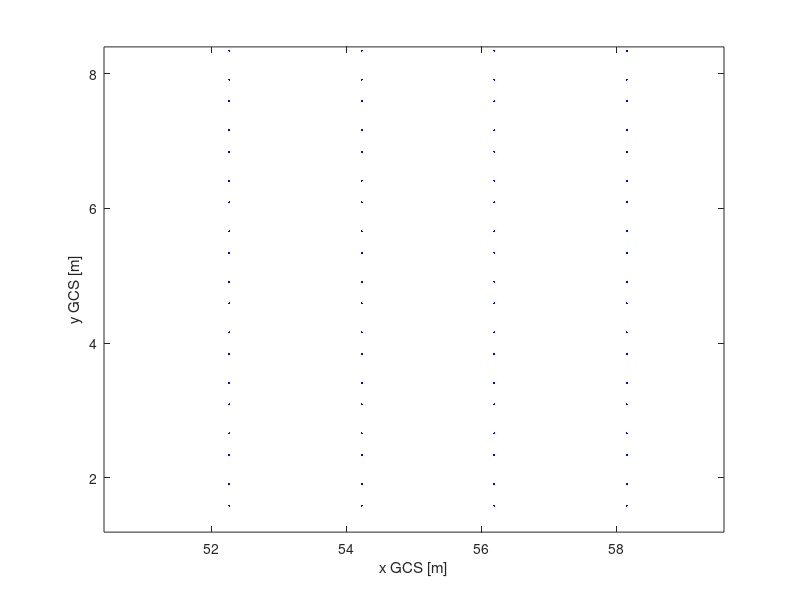

Recreate this plot in MATLAB. (Note: this script raises an error after producing the figure.)
function P=xrail_2_P(track,xrail,AL,va)

% Construct the equivalent load vectors for given axle loads at given 
% locations and for given train speeds, taking into account both
% gravitational and centripetal forces. Multiple time steps can be
% considered. The forces corresponding to the different axles for a given
% time step are combined in a single load vector (column of P).
%
% The load distribution is described in the following reference:
%
% [1] K. Maes and G. Lombaert. Validation of virtual sensing for the recon-
%     struction of stresses in a railway bridge using field data of the  
%     KW51 bridge. Mechanical Systems and Signal Processing, 190(110142):
%     1-16, 2023. https://doi.org/10.1016/j.ymssp.2023.110142.
%
% October 2025 
%
% # AUTHORS
% Kristof Maes, Menno van de Velde and Geert Lombaert
% KU Leuven, Department of Civil Engineering, Structural Mechanics Section
%
% # UNITS 
% [kg, m, s]
%
% # INPUTS
% track     Track number, 'A' or 'B' (see overview.pdf)
%           <1 x 1> char
% xrail     Axle locations (curvilinear measurement) with respect to the
%           onset of the bridge at x=0.
%           <N x Na> double, with N the number of time steps and Na the
%           number of axles.
% AL        Axle load vector (axle loads in Newton)
%           <1 x Na> double
% va        Train speed 
%           <N x 1> double
%
% # OUTPUTS
% P         Load vectors (columns of P) for all time steps (rows of P)
%           <Ndof x N> double

%% DEFAULT INPUT ARGUMENTS

if nargin==0
    track='B';
    xrail=(-2:118).';
    AL=1;
    va=ones(size(xrail));
    % Illustrate force distribution
    force_distr;
end

%% ROBUSTNESS CHECKS

% Track: must be 'A' or 'B' 
if ~ismember(track, {'A','B'})
    error('Invalid track ''%s''. Must be ''A'' or ''B''.', track);
end

% xrail
if ~isnumeric(xrail) || ~ismatrix(xrail)
    error('xrail must be a real numeric 2-D array of size N×Na.');
end
if any(~isfinite(xrail(:)))
    error('xrail contains NaN or Inf.');
end
[N, Na] = size(xrail);

% AL
if ~isnumeric(AL) || ~isreal(AL)
    error('AL must be a real numeric vector (forces in N).');
end
if numel(AL) ~= Na
    error('AL must have Na elements (got %d, expected %d).', numel(AL), Na);
end

% va
if ~isnumeric(va) || ~isreal(va)
    error('va must be a real numeric vector (m/s).');
end
if numel(va) ~= N
    error('va must have N elements (got %d, expected %d).', numel(va), N);
end

% ## Convert curvilinear axle location to xP and yP in the global coordi-
% nate system (GCS) of the model (see overview.pdf).
[xP,yP]=xrail_2_xPyP(track,xrail);

% ## Compose the load vector, in accordance to the load distribution 
% described in [1]. 

P=[]; % Initialize
% Curve radius of the tracks
if strcmp(track,'B'), Rad=1121;
elseif strcmp(track,'A'),  Rad=1125;
end
% Distance between the center of the ballast to the mass COG of the train.
H=2.5;  
% Compose the load vector
for indx=1:size(xrail,1)    % Loop over all time steps
    for inda=1:length(AL)   % Loop over all axles
        % Vertical load along z (gravitational force)
        Pz=-AL(inda)*force_distr(xP(indx,inda),yP(indx,inda),0.03,0);
        % Lateral load along y (centripetal force)
        Py=+AL(inda)/9.81*va(indx)^2/Rad*...
            force_distr(xP(indx,inda),yP(indx,inda),0.02,0);
        % Moment around x (centripetal force)
        Mx=-AL(inda)/9.81*va(indx)^2/Rad*H*...
            force_distr(xP(indx,inda),yP(indx,inda),0.06,0);
        % Combine the three contributions
        if inda==1
            Pc=Pz+Py+Mx;
        else
            Pc=Pc+Pz+Py+Mx;
        end
    end
    P=[P,Pc];
    clear Pc
end

end

%% AUXILIARY FUNCTIONS

% ## ====================================================================##
function [xP,yP]=xrail_2_xPyP(track,xrail)

% Convert curvilinear axle location to xP and yP in the global coordinate
% system (GCS) of the model (see overview.pdf).
%
% October 2025 
%
% # AUTHORS
% Kristof Maes, Menno van de Velde and Geert Lombaert
% KU Leuven, Department of Civil Engineering, Structural Mechanics Section
%
% # UNITS 
% [kg, m, s]
%
% # INPUTS
% track     Track number, 'A' or 'B'
%           <1 x 1> char
% xrail     Axle locations (curvilinear measurement) with respect to the
%           onset of the bridge at x=0.
%           <N x Na> double, with N the number of time steps and Na the
%           number of axles.
%
% # OUTPUTS
% xP        Axle location along x in GCS
%           <N x Na> double
% yP        Axle location along y in GCS
%           <N x Na> double
%
% # NOTES
%
% - This function can be applied for multiple (Na) axle locations under the 
%   condition that they are on the same track.

% Curve fit center line of track B, based on blueprints
xBr=[0,58.158,115.658];
yBr=3.24+[0,1.56,0];
PB=polyfit(xBr,yBr,2);
% Curve fit center line of track A, based on blueprints
xAr=xBr; yAr=7.24+[0,1.57,0];
PA=polyfit(xAr,yAr,2);

xP=xrail; % Curvature of the rail is disregarded
if strcmp(track,'B')
    yP=polyval(PB,xP);
elseif strcmp(track,'A')
    yP=polyval(PA,xP);
end

end

% ## ====================================================================##
function P=force_distr(xP,yP,excdir,illustr)

% Construct the equivalent load vector for a unit load applied at location
% (xP,yP) in the global coordinate system (GCS) of the model (see 
% overview.pdf).
%
% October 2025 
%
% # AUTHORS
% Kristof Maes, Menno van de Velde and Geert Lombaert
% KU Leuven, Department of Civil Engineering, Structural Mechanics Section
%
% # UNITS 
% [kg, m, s]
%
% # INPUTS
% xP        Axle location along x in GCS
%           <1 x 1> double
% yP        Axle location along y in GCS
%           <1 x 1> double
% excdir    Excitation direction in Stabil convention
%           0.01 = point load along x in GCS
%           0.02 = point load along y in GCS
%           0.03 = point load along z in GCS
%           0.04 = bending moment around x in GCS
%           0.05 = bending moment around y in GCS
%           0.06 = bending moment around z in GCS
%           <1 x 1> double
% illustr   Load distribution plot indicator.
%           <1 x 1> double, 0 or 1
%           1 - plot illustration of the load distribution.
%           0 - do not plot illustration.
%
% # OUTPUTS
% P         Load vector
%           <Ndof x 1> double, with Ndof the number of degrees of freedom
%           in the model.
%
% # NOTES
%
% - This function can only be applied for a single force location (xP,yP).
% 
% - To obtain the illustration in force_distribution.pdf, run this function
%   without input arguments.

% Default input arguments
if nargin==0
    xP=55; yP=5.8;
    excdir=0.03;
    illustr=1;
end

% Influence zone of a load along the x-direction (longitudinal).
% Assumption: Load is taken by 7 sleepers at an intermediate distance of 
% 0.6 m: - - - + - - - => 0.6*6/2 m 
% + distribution in the ballast under an angle of 45 degrees => + 0.6 m
infl_x=0.6*4; 

% Influence zone of a load along the y-direction (lateral).
% Distance between two rails = 1.435 m => 1.435/2 m
% + distribution at 45 degrees => + 0.6 m
infl_y=1.435/2+0.6;

% Compute or load the areas assigned to each node of the ballast layer.
if ~isfile('plate_areas.mat')
    plate_areas; % Compute plate areas and store them in plate_areas.mat
end

% Load plate_areas.mat
load('plate_areas.mat','NodesSel','yL','yR','xT','xB','Nodes','DOF')

if illustr==1

    % Curve fit center line of track B, based on blueprints
    xBr=[0,58.158,115.658];
    yBr=3.24+[0,1.56,0];
    PB=polyfit(xBr,yBr,2);
    % Curve fit center line of track A, based on blueprints
    xAr=xBr; yAr=7.24+[0,1.57,0];
    PA=polyfit(xAr,yAr,2);
    xr=0:0.01:115;
    yrA=polyval(PA,xr);
    yrB=polyval(PB,xr);

    figure % Open new figure
    for ind1=1:length(NodesSel)
        iSel=Nodes(:,1)==NodesSel(ind1);
        plot(Nodes(iSel,2),Nodes(iSel,3),'b.','markersize',5);
        hold on
    end
    if nargin==0 % Adjust y-location of the load (on center rail)
        [~,imin]=min(abs(xr-xP)); yP=yrB(imin); clear imin
    end
    axis equal
    xlabel('x GCS [m]')
    ylabel('y GCS [m]')
    xlim(xP+[-4.6,4.6])
    ylim(yP+[-3.6,3.6])
    yL0=yL; yR0=yR;
    xB0=xB; xT0=xT;
    
end

% Boundaries of the load influence zone
yLI=yP+infl_y; % Left
yRI=yP-infl_y; % Right
xTI=xP+infl_x; % Top 
xBI=xP-infl_x; % Bottom

for ind1=1:length(NodesSel)
    if yL(ind1)>yLI, yL(ind1)=yLI; end  
    if yR(ind1)<yRI, yR(ind1)=yRI; end
    if xT(ind1)>xTI, xT(ind1)=xTI; end
    if xB(ind1)<xBI, xB(ind1)=xBI; end    
end

% Select nodes of the ballast layer where the load is transferred
iSel=(yL>yR)&(xT>xB); 
% Corresponding node numbers
Nodes_p=NodesSel(iSel,:); 
% Corresponding boundaries of the assigned rectangular areas
yL=yL(iSel); yR=yR(iSel); xT=xT(iSel); xB=xB(iSel);
% Surface areas
Ap=(yL-yR).*(xT-xB);
% Scaling factor when load is not fully transferred to the bridge
% (axle enters or leaves the bridge)
if xBI<0
    scalfac=(xTI-0)/(xTI-xBI);
elseif xTI>116.316
    scalfac=(116.316-xBI)/(xTI-xBI);
else 
    scalfac=1;
end
% Load vector
P=nodalvalues(DOF,Nodes_p+excdir,scalfac*Ap/sum(Ap));

if illustr==1

    yL0=yL0(iSel); yR0=yR0(iSel); xB0=xB0(iSel); xT0=xT0(iSel);

    p0=plot(xP+[-infl_x,+infl_x,+infl_x,-infl_x,-infl_x,+infl_x],...
        yP+[-infl_y,-infl_y,+infl_y,+infl_y,-infl_y,-infl_y],'-',...
        'color',[0,1,0],'linewidth',5);
    for ind1=1:length(Nodes_p)
        p1=plot([xB0(ind1),xT0(ind1),xT0(ind1),xB0(ind1),xB0(ind1)],...
            [yR0(ind1),yR0(ind1),yL0(ind1),yL0(ind1),yR0(ind1)],'b-');
        rectangle('Position',...
            [xB(ind1) yR(ind1) xT(ind1)-xB(ind1) yL(ind1)-yR(ind1)],...
            'EdgeColor','r','FaceColor',[0.8,0.8,0.8]);
        iSel=Nodes(:,1)==Nodes_p(ind1);
        p2=plot(Nodes(iSel,2),Nodes(iSel,3),'b.','markersize',5);
    end
    p3=patch(NaN,NaN,[0.8 0.8 0.8],'EdgeColor','r'); % Dummy patch for legend
    p4=plot(xP,yP,'r.','markersize',20);
    plot(xr,yrA,'k--');
    plot(xr,yrA-1.435/2,'k-');
    plot(xr,yrA+1.435/2,'k-');
    plot(xr,yrB,'k--');
    plot(xr,yrB-1.435/2,'k-');
    plot(xr,yrB+1.435/2,'k-');
    legend([p2,p1,p4,p0,p3],...
        {'FEM Nodes','Area assigned to node','Force location',...
        'Influence area of force','Effectively assigned area'},...
        'NumColumns',2)
    title('Top view bridge deck illustrating the force distribution')

end

end

% ## ====================================================================##
function []=plate_areas

% Calculate the area that is assigned to each node of the ballast layer. 
% This is the basis for the load distribution. 
%
% October 2025 
%
% # AUTHORS
% Kristof Maes, Menno van de Velde and Geert Lombaert
% KU Leuven, Department of Civil Engineering, Structural Mechanics Section
%
% # UNITS 
% [kg, m, s]
%
% # INPUTS
% <None>
%
% # OUTPUTS
% <None>

% Load Nodes and degrees of freedom (DOF) from the FE model
[~,~,~,Nodes,~,~,~,~,DOF]=model_kw51(1,1,NaN,1,1,1,0,0,[]);

% Select all nodes of the ballast layer
% Numbering of nodes of ballast layer:
% 282000 - 2830XX - 2835XX - ... - 2940XX - 2945XX - 2950XX
% XX = 1:78
numSely1=sort([2820:10:2950,2835:10:2945]);
iSel=[];
for ind1=1:length(numSely1)
    iSel=[iSel;find(floor(Nodes(:,1)/100)==numSely1(ind1))];
end
Nodes=Nodes(iSel,:);

% Compute assigned area for all internal nodes 
numSely2=[2830:10:2940,2835:10:2945];
numSelx2=2:76;
NodesSel=zeros(length(numSely2)*length(numSelx2),1);
yL=zeros(size(NodesSel)); yR=zeros(size(NodesSel)); 
xT=zeros(size(NodesSel)); xB=zeros(size(NodesSel));
ind=0;
newfig
for ind1=1:length(numSely2)
    for ind2=1:length(numSelx2)
        ind=ind+1;
        % Select node
        NodesSel(ind)=100*numSely2(ind1)+numSelx2(ind2);
        Node_=NodesSel(ind);
        iSel=find(numSely1==floor(Node_/100));
        % First node to the left
        Node_L=100*numSely1(iSel+1)+numSelx2(ind2);
        % First node to the right
        Node_R=100*numSely1(iSel-1)+numSelx2(ind2);
        % First node to the top
        Node_T=Node_+1;
        % First node to the bottom
        Node_B=Node_-1;        
        Node_=Nodes(Nodes(:,1)==Node_,:);
        yL(ind)=Node_(3)+1/2*(Nodes(Nodes(:,1)==Node_L,3)-Node_(3));
        yR(ind)=Node_(3)+1/2*(Nodes(Nodes(:,1)==Node_R,3)-Node_(3));
        xT(ind)=Node_(2)+1/2*(Nodes(Nodes(:,1)==Node_T,2)-Node_(2));
        xB(ind)=Node_(2)+1/2*(Nodes(Nodes(:,1)==Node_B,2)-Node_(2));
        
    end
end

% Save results
save('plate_areas.mat','NodesSel','yL','yR','xT','xB','Nodes','DOF')

end
% ## ====================================================================##
